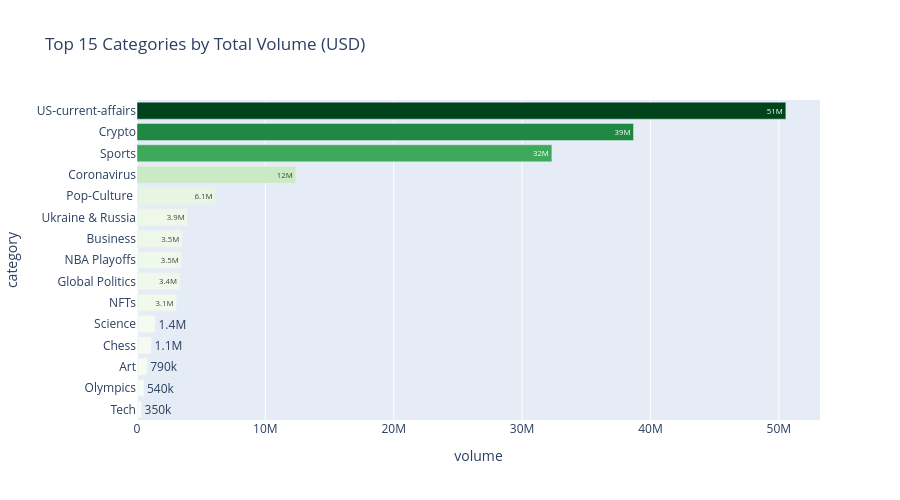

The cell this chart's notebook holds for it:
### Code cell
# Top categories by total volume
cat_volume = events.groupby('category')['volume'].sum().sort_values(ascending=False).head(15).reset_index()

fig = px.bar(
    cat_volume,
    x='volume',
    y='category',
    orientation='h',
    title='Top 15 Categories by Total Volume (USD)',
    color='volume',
    color_continuous_scale='Greens',
    text_auto='.2s'
)

fig.update_layout(
    yaxis={'categoryorder': 'total ascending'},
    coloraxis_showscale=False,
    height=500
)
fig.show()

### Figure 1 — Plotly figure (JSON) as saved in the notebook; plotly's stock layout.template omitted (floating-point values rounded to 4 significant figures)
{"data": [{"hovertemplate": "volume=%{marker.color}<br>category=%{y}<extra></extra>", "legendgroup": "", "marker": {"color": [50550000.0, 38680000.0, 32320000.0, 12360000.0, 6114000.0, 3950000.0, 3528000.0, 3486000.0, 3357000.0, 3081000.0, 1441000.0, 1137000.0, 794300.0, 543400.0, 351500.0], "coloraxis": "coloraxis", "pattern": {"shape": ""}}, "name": "", "orientation": "h", "showlegend": false, "textposition": "auto", "texttemplate": "%{x:.2s}", "type": "bar", "x": [50550000.0, 38680000.0, 32320000.0, 12360000.0, 6114000.0, 3950000.0, 3528000.0, 3486000.0, 3357000.0, 3081000.0, 1441000.0, 1137000.0, 794300.0, 543400.0, 351500.0], "xaxis": "x", "y": ["US-current-affairs", "Crypto", "Sports", "Coronavirus", "Pop-Culture ", "Ukraine & Russia", "Business", "NBA Playoffs", "Global Politics", "NFTs", "Science", "Chess", "Art", "Olympics", "Tech"], "yaxis": "y"}], "layout": {"barmode": "relative", "coloraxis": {"colorbar": {"title": {"text": "volume"}}, "colorscale": [[0, "rgb(247,252,245)"], [0.125, "rgb(229,245,224)"], [0.25, "rgb(199,233,192)"], [0.375, "rgb(161,217,155)"], [0.5, "rgb(116,196,118)"], [0.625, "rgb(65,171,93)"], [0.75, "rgb(35,139,69)"], [0.875, "rgb(0,109,44)"], [1, "rgb(0,68,27)"]], "showscale": false}, "height": 500, "legend": {"tracegroupgap": 0}, "title": {"text": "Top 15 Categories by Total Volume (USD)"}, "xaxis": {"anchor": "y", "domain": [0, 1], "title": {"text": "volume"}}, "yaxis": {"anchor": "x", "categoryorder": "total ascending", "domain": [0, 1], "title": {"text": "category"}}}}
